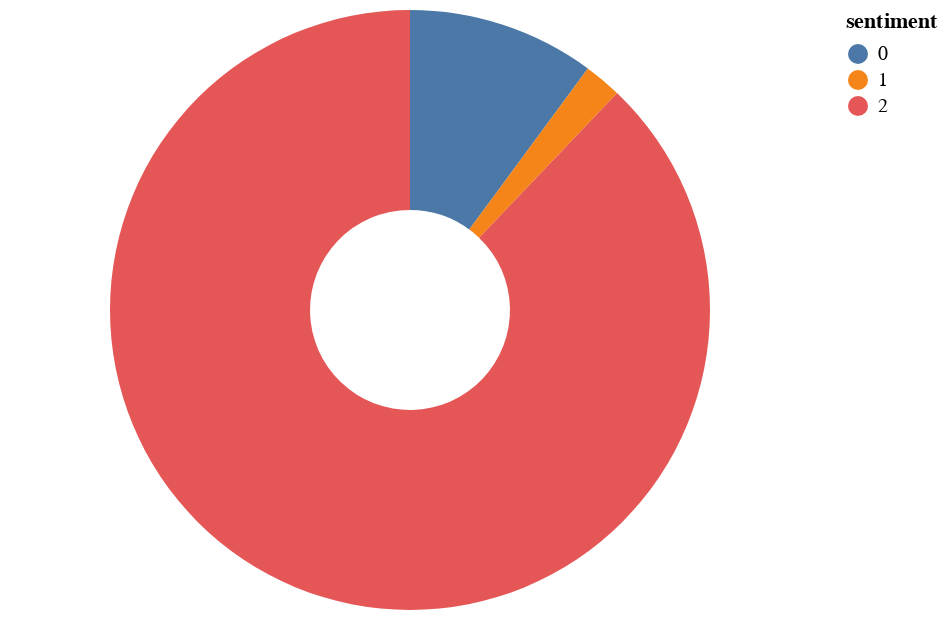

Notebook code for this chart:
### Code cell
# prompt: Menggunakan df DataFrame: buatkan dalam chart pie pada kolom sentiment 2 positif  netral 0 negatif 1

import altair as alt

# Create a new dataframe with the count of each sentiment value
sentiment_counts = df['pred_label'].value_counts().reset_index()
sentiment_counts.columns = ['sentiment', 'count']

# Create the pie chart
chart = alt.Chart(sentiment_counts).mark_arc(innerRadius=50).encode(
    theta="count",
    color="sentiment:N",
    tooltip=["sentiment", "count"]
)

chart

### Figure 1 — Vega-Lite specification as saved in the notebook (floating-point values rounded to 4 significant figures)
{"config": {"view": {"continuousWidth": 400, "continuousHeight": 300}}, "data": {"name": "data-281153c7a0d4c6f8deafbbd2ba7f8650"}, "mark": {"type": "arc", "innerRadius": 50}, "encoding": {"color": {"field": "sentiment", "type": "nominal"}, "theta": {"field": "count", "type": "quantitative"}, "tooltip": [{"field": "sentiment", "type": "quantitative"}, {"field": "count", "type": "quantitative"}]}, "$schema": "https://vega.github.io/schema/vega-lite/v4.17.0.json", "datasets": {"data-281153c7a0d4c6f8deafbbd2ba7f8650": [{"sentiment": 2, "count": 87}, {"sentiment": 0, "count": 10}, {"sentiment": 1, "count": 2}]}}
